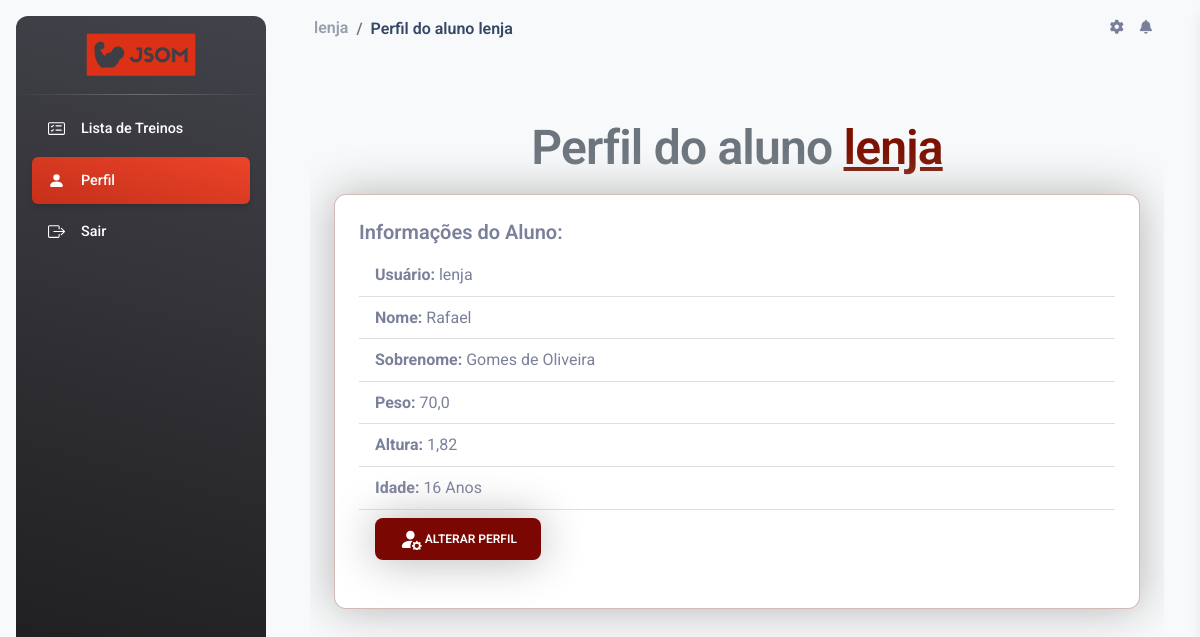
The app's page /aluno/perfil/4/ (signed in) with its own data.
### jsom_sga/models.py (models this page shows, shortened)
class UserProfile(models.Model):
    user = models.OneToOneField(User, on_delete=models.CASCADE)
    peso = models.FloatField(null=True, blank=True)
    altura = models.FloatField(null=True, blank=True)
    data_nascimento = models.DateField(null=True, blank=True)

### jsom_sga/views/aluno_views.py (the view)
# urls.py: path('aluno/perfil/<int:user_id>/', views.perfil_aluno, name='perfil_aluno'),
@login_required(login_url='JSOM_SGA:index')
def perfil_aluno(request, user_id):
    aluno = get_object_or_404(UserProfile, user__id=user_id)
    site_title = f"Perfil do aluno {aluno.user.username}"
    perfil_aluno= "active bg-gradient-primary_jsom"
    if aluno.data_nascimento:
        hoje = timezone.now().date()
        idade = hoje.year - aluno.data_nascimento.year - ((hoje.month, hoje.day) < (aluno.data_nascimento.month, aluno.data_nascimento.day))
    else:
        idade = None
    context = {
        'aluno': aluno,
        'idade': idade,
        'site_title': site_title,
        'perfil_aluno': perfil_aluno,
    }
    return render(request, 'USER/perfil_aluno.html', context)

### jsom_sga/templates/USER/perfil_aluno.html (shortened to what this page needs)
{% extends "global/base.html" %}
{% block corpo %}
<div class="w-100 table-responsive">
    <h1 class="m-3 fs-1 form-text text-center fw-bold">
        Perfil do aluno <span class="text-jsom-escuro text-decoration-underline">{{ aluno.user.username }}</span>
    </h1>
    <div class="card border-jsom-claro shadow-big mx-4 mb-5">
        <div class="card-body">
            <h5 class="card-title fw-bold">Informações do Aluno:</h5>
            <ul class="list-group list-group-flush">
                <li class="list-group-item"><strong>Usuário:</strong> {{ aluno.user.username }}</li>
                <li class="list-group-item"><strong>Nome:</strong> {{ aluno.user.first_name }}</li>
                <li class="list-group-item"><strong>Sobrenome:</strong> {{ aluno.user.last_name }}</li>
                <li class="list-group-item"><strong>Peso:</strong> {{ aluno.peso }}</li>
                <li class="list-group-item"><strong>Altura:</strong> {{ aluno.altura }}</li>
                <li class="list-group-item"><strong>Idade:</strong> {{ idade }} Anos</li>
                {% if user.is_staff %}
                  <li class="list-group-item">
                    <a class="nav-link fs-5 active" aria-current="page" href="{% url "JSOM_SGA:admin_aluno_update" aluno.user.id %}">
                      <button class="btn text-white fw-semibold icon-link icon-link-hover shadow-big" style="background-color: #7A0701; --bs-icon-link-transform: translate3d(0, -.125rem, 0);">
                        <svg xmlns="http://www.w3.org/2000/svg" width="17" height="17" fill="currentColor" class="bi bi-person-fill-gear" viewBox="0 0 16 16">
                          <path d="M11 5a3 3 0 1 1-6 0 3 3 0 0 1 6 0m-9 8c0 1 1 1 1 1h5.256A4.5 4.5 0 0 1 8 12.5a4.5 4.5 0 0 1 1.544-3.393Q8.844 9.002 8 9c-5 0-6 3-6 4m9.886-3.54c.18-.613 1.048-.613 1.229 0l.043.148a.64.64 0 0 0 .921.382l.136-.074c.561-.306 1.175.308.87.869l-.075.136a.64.64 0 0 0 .382.92l.149.045c.612.18.612 1.048 0 1.229l-.15.043a.64.64 0 0 0-.38.921l.074.136c.305.561-.309 1.175-.87.87l-.136-.075a.64.64 0 0 0-.92.382l-.045.149c-.18.612-1.048.612-1.229 0l-.043-.15a.64.64 0 0 0-.921-.38l-.136.074c-.561.305-1.175-.309-.87-.87l.075-.136a.64.64 0 0 0-.382-.92l-.148-.045c-.613-.18-.613-1.048 0-1.229l.148-.043a.64.64 0 0 0 .382-.921l-.074-.136c-.306-.561.308-1.175.869-.87l.136.075a.64.64 0 0 0 .92-.382zM14 12.5a1.5 1.5 0 1 0-3 0 1.5 1.5 0 0 0 3 0"/>
                        </svg>
                        Alterar Informações
                      </button>
                    </a>
                  </li>
                {% else %}
                  <li class="list-group-item">
                    <a class="nav-link fs-5 active" aria-current="page" href="{% url "JSOM_SGA:aluno_update" %}">
                      <button class="btn text-white fw-semibold icon-link icon-link-hover shadow-big" style="background-color: #7A0701; --bs-icon-link-transform: translate3d(0, -.125rem, 0);">
                        Alterar Perfil
                      </button>
                    </a>
                  </li>
                {% endif %}
            </ul>
        </div>
    </div>
</div>
{% endblock corpo %}

### base_templates/global/partials/navbar.html (shortened to what this page needs)
{% load static %}
    <nav class="navbar navbar-main navbar-expand-lg px-0 mx-4 shadow-none border-radius-xl" id="navbarBlur"
      data-scroll="true">
      <div class="container-fluid py-1 px-3">
        <nav aria-label="breadcrumb">
          {% if user.is_authenticated %}
          <ol class="breadcrumb bg-transparent mb-0 pb-0 pt-1 px-0 me-sm-6 me-5 fw-semibold ">
            <li class="breadcrumb-item text-sm">
                {% if user.is_staff %}
                  <a class="opacity-5 text-dark fs-6" href="{% url "JSOM_SGA:admin_update" %}">
                    Admin
                  </a>
                {% else %}
                  <a class="opacity-5 text-dark fs-6" href="{% url "JSOM_SGA:perfil_aluno" user_id=request.user.id %}">
                    {{user.username}}
                  </a>
                {% endif %}
            </li>
            <li class="breadcrumb-item text-dark active fs-6" >
              {{site_title}}
            </li>
          </ol>
          {% endif %}
        </nav>
        <div class="collapse navbar-collapse mt-sm-0 mt-2 me-md-0 me-sm-4" id="navbar">
          <ul class="navbar-nav  justify-content-end">
            <li class="nav-item px-3 d-flex align-items-center">
              <a href="javascript:;" class="nav-link text-body p-0">
                <i class="fa fa-cog fixed-plugin-button-nav cursor-pointer"></i>
              </a>
            </li>
            <li class="nav-item dropdown pe-2 d-flex align-items-center">
              <a href="javascript:;" class="nav-link text-body p-0" id="dropdownMenuButton" data-bs-toggle="dropdown"
                aria-expanded="false">
                <i class="fa fa-bell cursor-pointer"></i>
              </a>
            </li>
          </ul>
        </div>
      </div>
    </nav>

### base_static/global/css/style.css (style rules this page uses)
.shadow-big { box-shadow: 0px 0px 45px #b3b3b3 !important; }
.text-jsom-escuro { color: #7c1100; }
.border-jsom-claro { border:solid #6b0e0049 1.5px !important; }
.icon-link>.bi { width: 1.9em !important; height: 1.9em !important; }

### records on screen
UserProfile: user.username "lenja", user.first_name "Rafael", user.last_name "Gomes de Oliveira", peso "70,0", altura "1,82"

### other values on screen
{{ user.username }} "lenja"
{{ site_title }} "Perfil do aluno lenja"
